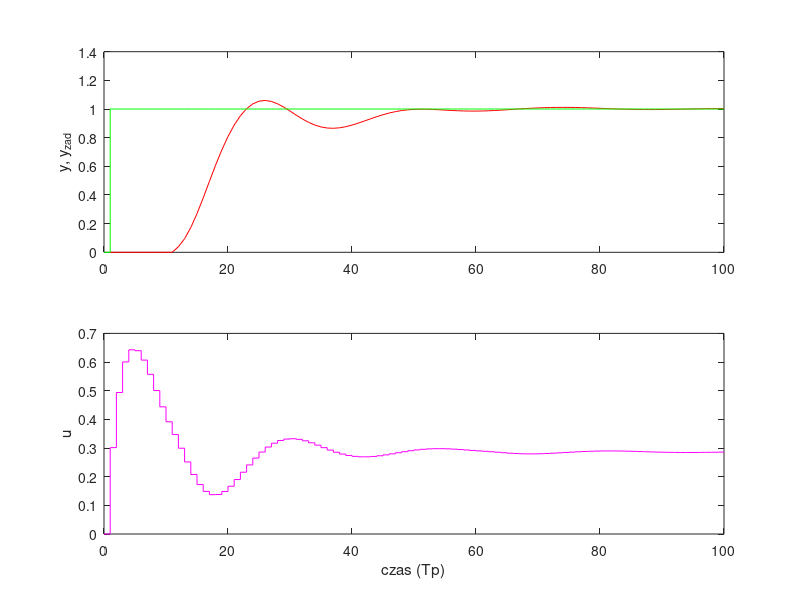

Here is the MATLAB script that generated this plot:
%% Symulacja algorytmu DMC (Dynamic Matrix Control)
%% Inicjalizacja 
clear all; 
y_zad=1;        % wartosc zadana
t_sym=100;       % czas symulacji
D=60;           % horyzont dynamiki 
N=60;           % horyzont predykcji 
Nu=7;          % horyzont sterowania
l=10;           % kara za przyrosty sterowania
y_k=0;          % aktualne wyjscie
u_k=0;          % aktualne sterowanie
y=zeros(N,1);
u=ones(N,1);
d_uh=zeros(D-1,1); 
M=zeros(N,Nu);
U=zeros(1,t_sym);
Y=zeros(1,t_sym);

%% Identyfikacja odpowiedzi skokowej 

y(12)=1.684*y(11)-0.705*y(10)+0.0388; 
for k=13:N
   y(k)=1.684*y(k-1)-0.705*y(k-2)+0.0388*u(k-11)+ 0.0346*u(k-12); 
end

%% macierze i parametry regulatora

for i=1:N
   for j=1:Nu
      if (i>=j)
         M(i,j)=y(i-j+1);
      end
   end
end

for i=1:N
   for j=1:D-1
      if i+j<=D
         Mp(i,j)=y(i+j)-y(j);
      else
         Mp(i,j)=y(D)-y(j);
      end    
   end
end

L=M'*M;
I=eye(Nu);
K=((M'*M+l*I)^(-1))*M';

%% symulacja

for i=1:t_sym
   
   if i==12
       y_k=1.684*y_k-0.705*y(i-2)+0.0388;
   end
   if i>=13
       y_k=1.684*Y(i-1)-0.705*Y(i-2)+0.0388*U(i-11)+0.0346*U(i-12);
   end
   
   du=K(1,:)*(y_zad*ones(N,1)-y_k*ones(N,1)-Mp*d_uh);
   d_uh=[du;d_uh(1:end-1)];
   u_k=u_k+d_uh(1);
   
   U(i)=u_k;
   Y(i)=y_k;
end

%% wykresy
h = figure;
set(h,'units','points','position',[10,10,800,500]); 
subplot(211)
plot(Y,'r');
hold on;
stairs(0:t_sym,[0 y_zad*ones(1,t_sym)],'g');
ylabel('y, y_{zad}')
hold on
subplot(212)
stairs(0:t_sym,[0 U],'m');
xlabel('czas (Tp)');
ylabel('u')
saveas(h,'Dostrojony_DmC','png');


